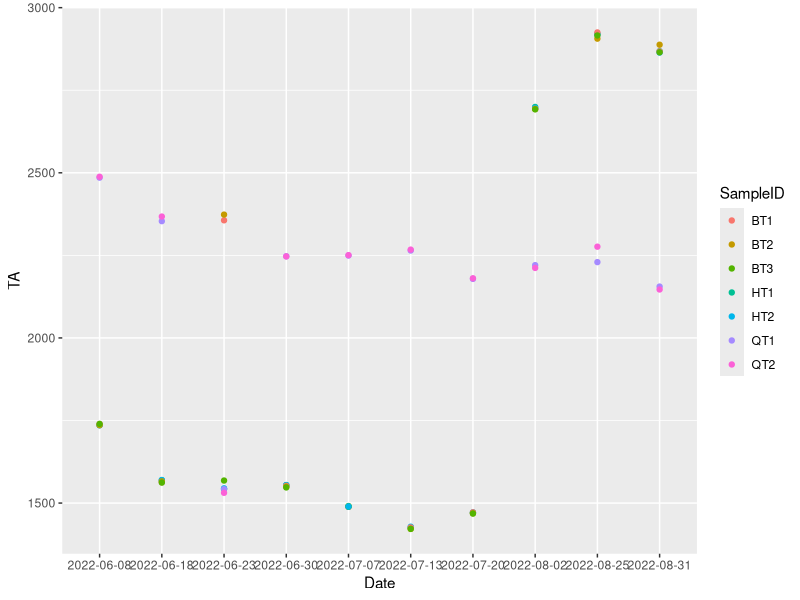

The R script that drew this image:
## ---- chunk 1
knitr::opts_chunk$set(echo = TRUE)
## ---- chunk 2
# load libraries, set working directory, load dataframe
library(dplyr)
library(tidyverse)
library(ggplot2)
library(lubridate) # used for converting 8 digit date into datetime format for R
library(RColorBrewer)
setwd("/Users/laurenzane/Desktop/Putnam_Lab/Titrator/Data")
getwd() # confirm that wd is in CBLS Wetlab Protocol directory
TA <- read.csv("CBLS_Aquarium_TA.csv")
TA$Date <- ymd(TA$Date) # convert 8 digit date into datetime format
TA$Date <-as.character(TA$Date)

## ---- chunk 3

# subset to remove junk samples or CRM
TA_unknown_only <- TA[(TA$SampleID == "BT1") | (TA$SampleID == "BT2") | (TA$SampleID == "BT3") | (TA$SampleID == "HT1") | (TA$SampleID == "HT2") | (TA$SampleID == "QT1") | (TA$SampleID == "QT2"),]
                     


## ---- chunk 4

TA_plot <- ggplot(TA_unknown_only, aes(x=Date, y=TA, color=SampleID)) +
    geom_point()+
    geom_vline(xintercept = 20220708)

  

print(TA_plot)

